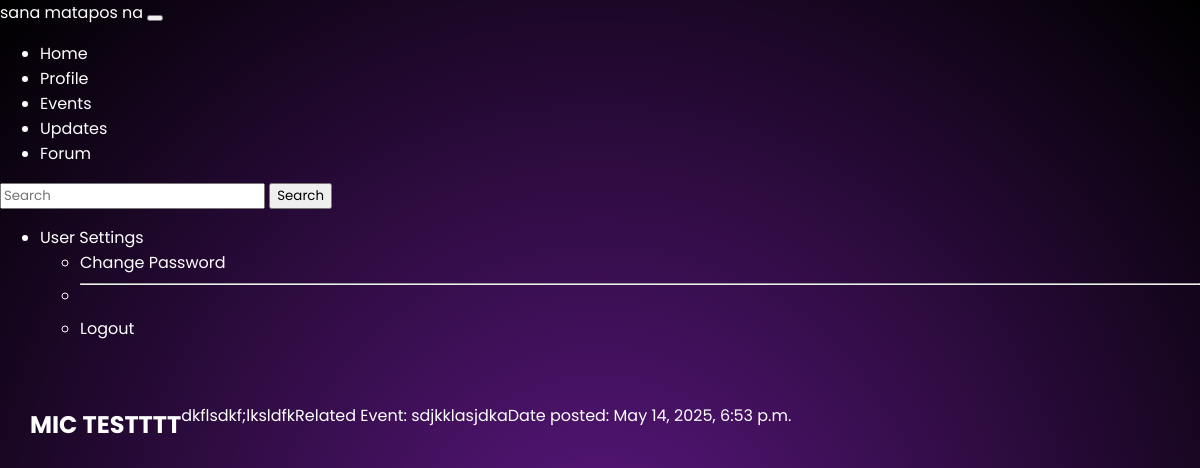
Page /updates/1/ on the committed database.
### core/models.py (models this page shows, shortened)
class Updates(models.Model):
    title = models.CharField(max_length=200)
    content = models.TextField()
    date_posted = models.DateTimeField(auto_now_add=True)
    related_event = models.ForeignKey(Event, on_delete=models.SET_NULL, null=True, blank=True)

class Event(models.Model):
    title = models.CharField(max_length=200)
    description = models.TextField()
    date = models.DateField(default=date.today)
    time = models.TimeField()
    location = models.CharField(max_length=200)

### core/views.py (the view)
# urls.py: path('updates/<int:pk>/', UpdateDetailView.as_view(), name='update_detail'),
class UpdateDetailView(DetailView):
    model = Updates
    template_name = 'core/update_detail.html'
    context_object_name = 'updates'

### core/templates/core/update_detail.html
{% extends 'base.html' %}
{% block content %}
  <h2>{{ updates.title }}</h2>
  <p>{{ updates.content }}</p>
  {% if updates.related_event %}
    <p>Related Event: <a href="{% url 'event_detail' updates.related_event.pk %}">{{ updates.related_event.title }}</a></p>
  {% endif %}
  <p>Date posted: {{ updates.date_posted }}</p>
{% endblock %}

### core/static/css/style.css (style rules this page uses)
body { margin: 0; padding: 0; font-family: 'Poppins', sans-serif; background: radial-gradient(circle, #5b1780, #000000); color: white; }

### core/static/css/events.css (style rules this page uses)
* { box-sizing: border-box; font-family: 'Poppins', sans-serif; }
body { margin: 0; padding: 0; background: radial-gradient(circle, #5b1780, #000000); color: white; }
a { text-decoration: none; color: inherit; }

### rows in the picture
Updates: title "MIC TESTTTT", content "dkflsdkf;lksldfk", related_event "sdjkklasjdka", date_posted "May 14, 2025, 6:53 p.m."
